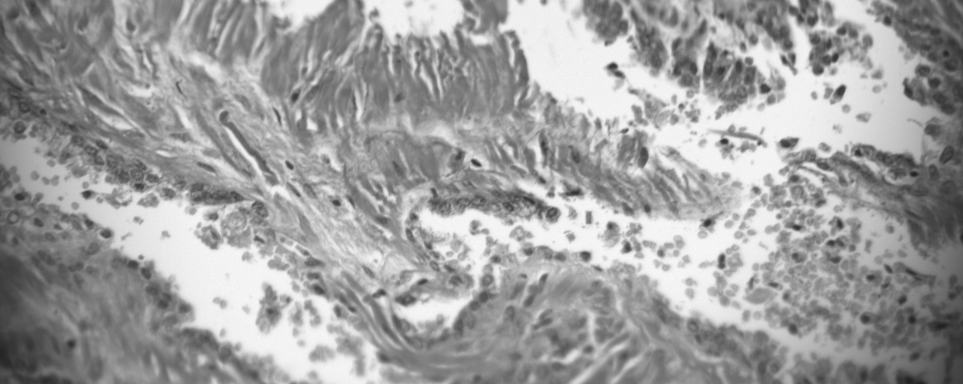
#> input picture image_datasets/originals/Image1.png, 1926 x 768 px (shown at 1/2 size)
$ python 1_Preprocessing_Dataset.py
#> lines starting #> are read from the running program, lines starting #| are printed output that depends on the picture
### utils/preprocessing.py
"""
    Created by: Matthew Eadie
    Date: 10/01/22

    Work based off RAMS multiframe super resolution
"""

#import cv2
from cv2 import imread, imwrite, imshow, circle, resize
import cv2
import numpy as np
import os
from glob import glob
from tqdm import tqdm
from scipy import ndimage
from scipy.ndimage import shift, rotate, label
from skimage.transform import rescale
from skimage.feature import masked_register_translation
from scipy.interpolate import griddata
from skimage.measure import regionprops
from math import floor
from numpy.core.function_base import linspace


def load_original(image_path):
    """
    Function to read in original clipped images to allow for dividing into 256x256 size samples

    Parameters
    ----------
    base_path:
        path to image dataset folder
    dataset_number:
        name of original image
    """
#> called with image_path = './image_datasets/originals/Image1.png'
    image = imread(image_path)
#> image is the input picture: shape (768, 1926, 3); min 30, max 255, mean 158.7
    return image


#Resize using openCV library
#Interpolation used to resize
# [4 lines left out: function resize_image, not called in this run]


def div_original(base_path, dataset_count, original_image, train_set):
    #Get width and height of image
#> called with base_path = './image_datasets', dataset_count = 0, train_set = True
    width = original_image.shape[1]
#> width = 1926
    height = original_image.shape[0]
#> height = 768

    #Calculate hoow many slices they can be divided into
    width_slices = floor(width / 256)
#> width_slices = 7
    height_slices = floor(height / 256)
#> height_slices = 3
    amount_slices = width_slices * height_slices
#> amount_slices = 21

    count = 0 #Used to name slices

    #Loop over X and Y axis to crop 256x256 slices
    for x in range(width_slices):
        for y in range(height_slices):
            #Square coordinates to crop
            xStart = x * 256
            xStop = xStart + 256
            yStart = y * 256
            yStop = yStart + 256

            slice = original_image[yStart:yStop,xStart:xStop] #croped slice
            dataset_count = save_slice(base_path, dataset_count, slice, train_set) #Save slice into folder
            count += 1 #Incement count for next slice
#> this loop made 7 passes
#> pass 1, in save_slice, `imwrite(save_path + "/HR.png", image_slice)`:
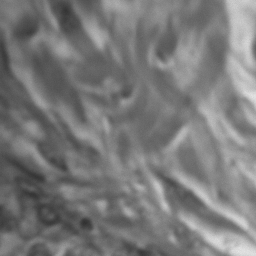
#> saved as HR.png: shape (256, 256, 3); min 49, max 229, mean 120.9
#> pass 1, in save_slice (call 2), `imwrite(save_path + "/HR.png", image_slice)`:
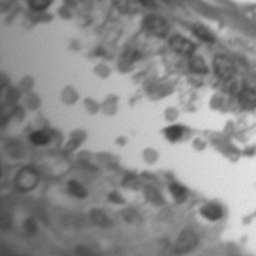
#> saved as HR.png: shape (256, 256, 3); min 47, max 231, mean 140.1
#> pass 1, in save_slice (call 3), `imwrite(save_path + "/HR.png", image_slice)`:
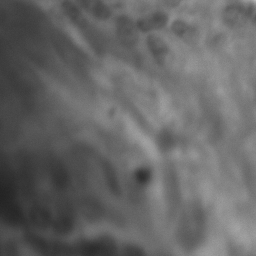
#> saved as HR.png: shape (256, 256, 3); min 35, max 178, mean 102.1
#> pass 2, in save_slice (call 4), `imwrite(save_path + "/HR.png", image_slice)`:
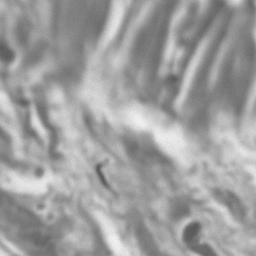
#> saved as HR.png: shape (256, 256, 3); min 87, max 245, mean 158.5
#> after the loop, count = 21

    return dataset_count


def save_slice(base_path, dataset_count, image_slice, train_set):

    #Different naming conventions for training and testingg datasets
    if(train_set):
        save_path = base_path + "/imagedata_training" + str(dataset_count)
    else:
        save_path = base_path + "/imagedata_testing" + str(dataset_count)

    #If the directory doesn't exist make it
    if not os.path.isdir(save_path):
        os.mkdir(save_path)

    imwrite(save_path + "/HR.png", image_slice) #Write image into folder as HR
    dataset_count+=1 #increment dataset counter so HR images are overwritten

    return dataset_count


# [32 lines left out: function AverageCores, not called in this run]


def dataset_stack_4D(dataset, segments):
    #Create empty arrays for X and Y
    X = np.empty((len(dataset),256,256,segments)) #X channels = number of rotations
    Y = np.empty((len(dataset),256,256,3)) #Y channels = 3

    for image_number,folder_path in tqdm(enumerate(dataset)):
        #Get path to LR (rotated fibre) images
        #Get path to HR image
        LRs = sorted(glob(folder_path+"/LR*.png"))
        HR = sorted(glob(folder_path+"/HR.png"))

        L = len(LRs) #Number of LR images
        #Empty LR and HR stack for each dataset
        LR_stack = np.empty((256,256,L))

        #Loop over each LR image appending them into stack
        for i,img in enumerate(LRs):
            LR_stack[:,:,i] = imread(img,0)/256 #256,256,Segments

        #Read HR image into HR stack (only need it once)
        HR_stack = imread(HR[0])/256 #256,256,3

        #Add dataset LR and HR stack into arrays containing all datasets
        X[image_number,:,:,:] = LR_stack
        Y[image_number,:,:,:] = HR_stack

    return X, Y


# [27 lines left out: functions dataset_stack_1D, save_stack, not called in this run]

### 1_Preprocessing_Dataset.py
"""
    Created by: Matthew Eadie
    Date: 10/01/22

    Work based off RAMS multiframe super resolution
"""

import cv2
import utils.preprocessing as utils
import os
import matplotlib.pyplot as plt
from glob import glob
from tqdm import tqdm
from PIL import Image
from math import floor
from numpy import zeros
from numpy.core.function_base import linspace
import math


#----------
# Settings

dataset_amount = 15 #Number of datasets
dataset_dir = "./image_datasets" #Location of image datasets
dataset_output_dir = "image_stacks"
threshold_scale = 1 #Change the scale of mask
mask_name = "thresh256_x" + str(threshold_scale)
originals_dir = dataset_dir + "/originals/"

img_resolution = 0.316
bundle_resolution = 0.32 #um/pixel

rot_left = -10
rot_right = 10
rot_segments = 11

create_thresh300 = False
create_rotations = False
Slice_Originals = True
Create_Overlays = True
Create_4DStack = True
Create_1DStack = False
#----------


# The lightfield image is threshold to isolate cores
# A 300x300 image is used to stop errors when rotating a 256x256 image
if(create_thresh300):
    light_filed = cv.imread("./image_datasets/originals/lightfield.tif",0)

    #Binarise image
    ret,thresh = cv.threshold(light_filed,51,255,cv2.THRESH_BINARY)

    #Cut out larger 300x300 image for rotation
    thresh300 = np.zeros((300,300))

    height, width  = image.shape
    center = [math.floor(height/2), math.floor(width/2)]

    top = center[0] - 150
    bottom = center[0] + 150
    left = center[1] - 150
    right = center[1] + 150

    thresh300 = thresh[left:right,top:bottom]
    cv.imwrite("./image_datasets/masks/thresh300.png", thresh300)


# To recreate rotating the fibre bundles rotated thresholds are made prior to overlap
# once the 300x300 image is rotated a 256x256 image is cropped out the middle and saved with rotation angle
if(create_rotations):
    thresh300 = Image.open(dataset_dir + "/masks/" + "thresh300.png") #Need to load image with PIL
    Mask256 = zeros((256,256))  #Empty array to store rotated mask

    for rot in linspace(rot_left, rot_right, rot_segments): #-10,10,11
        bundle_rot = thresh300.rotate(rot) #rotate large fibre bundle (300x300)

        #use the width and height to find centre
        height, width  = bundle_rot.size
        center = [math.floor(height/2), math.floor(width/2)]

        #Coordinates for 256x256 crop
        top = center[0] - 128
        bottom = center[0] + 128
        left = center[1] - 128
        right = center[1] + 128

        #Crop the image using above coordinates
        Mask256 = bundle_rot.crop((left,top,right,bottom))

        #Save rotated 256x256 mask with angle in name
        Mask256.save(dataset_dir + "/masks/" + f'Mask256_{math.floor(rot)}.png', "PNG")


#Images are cut into 256x256 to match fibre bundle mask size
#This increases number of training images
#Smaller images train faster
if(Slice_Originals):
    #Split original images into training and testing datasets
    Train_images = sorted(glob(originals_dir + "Image*"))
    Test_images = sorted(glob(originals_dir + "TestImage*"))


    print("Creating training slices from originals")
    dataset_count = 0
    for image_path in tqdm(Train_images): #Loop over all training original images
        dataset_image = utils.load_original(image_path) #Load original image

        #divide originals into 256x256 greyscale slices
        #save slices on original image into new folder per slice
        dataset_count = utils.div_original(dataset_dir, dataset_count, dataset_image, train_set = True)
#> dataset_count = 21
#> pass 2 of the loop `for image_path in tqdm(Train_images):`:
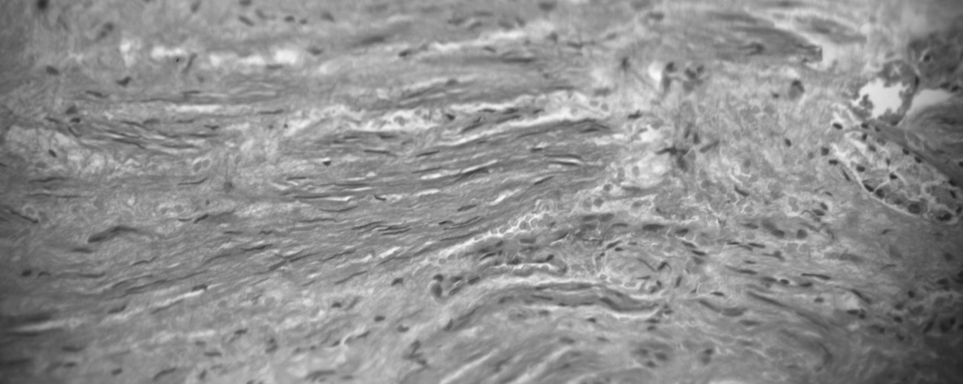
#> input picture image_datasets/originals/Image12ms.png, 1926 x 768 px (shown at 1/2 size)
#> in load_original, image is the input picture: shape (768, 1926, 3); min 23, max 252, mean 143
#> the loop in div_original (call 2), `for x in range(width_slices):` made 7 passes
#> pass 1, in save_slice (call 24), `imwrite(save_path + "/HR.png", image_slice)`:
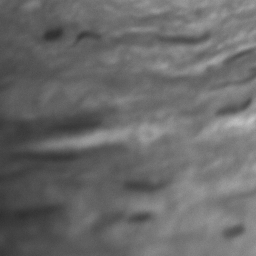
#> saved as HR.png: shape (256, 256, 3); min 47, max 195, mean 106
#> `dataset_count = utils.div_original(dataset_dir, dataset_count, dataset..`: dataset_count = 42
#> pass 3 of the loop `for image_path in tqdm(Train_images):`:
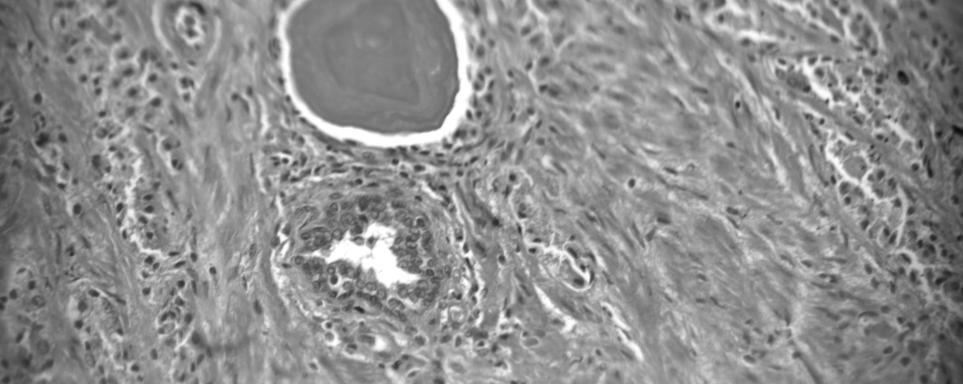
#> input picture image_datasets/originals/Image16ms.png, 1926 x 768 px (shown at 1/2 size)
#> in load_original, image is the input picture: shape (768, 1926, 3); min 11, max 255, mean 142.3
#> the loop in div_original (call 3), `for x in range(width_slices):` made 7 passes
#> pass 1, in save_slice (call 45), `imwrite(save_path + "/HR.png", image_slice)`:
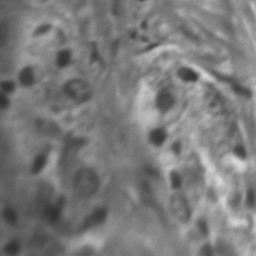
#> saved as HR.png: shape (256, 256, 3); min 46, max 222, mean 122.3
#> `dataset_count = utils.div_original(dataset_dir, dataset_count, dataset..`: dataset_count = 63


    print("Creating testing slices from test originals")
    dataset_count = 0
    for image_path in tqdm(Test_images):
        dataset_image = utils.load_original(image_path) #Load original images

        #divide originals into 256x256 greyscale slices
        #save slices on original image into new folder per slice
        dataset_count = utils.div_original(dataset_dir, dataset_count, dataset_image, train_set = False)


#Overlap fibre bundle masks with sliced HR images
if(Create_Overlays):
    print("Creating slice overlays")

    datasets = sorted(glob(dataset_dir +"/imagedata*")) #Get all datasets (including ones for testing)
    masks = sorted(glob(dataset_dir +"/masks/Mask256*")) #Get all rotated 256x256 masks

    for folder_path in tqdm(datasets):
        #Read in HR image of each dataset
        #Image needs to be adjusted to 8bit
        img_HR = cv2.imread(folder_path + "/HR.png",0)/256
#> img_HR: shape (256, 256) float64; min 0.191, max 0.895, mean 0.472

        for c,mask_path in enumerate(masks): #Loop over each mask
            mask = cv2.imread(mask_path,0) #Read in rotated mask

            masked = img_HR * mask #Multiply image with binary mask

            bundle_ave = utils.AverageCores(masked) #Average cores so each one only contains one value

            cv2.imwrite(folder_path + f'/LR{c}.png', bundle_ave) #Save overlapped image into dataset folder
#> pass 2 of the loop `for folder_path in tqdm(datasets):`:
#> `img_HR = cv2.imread(folder_path + "/HR.png",0)/256`:
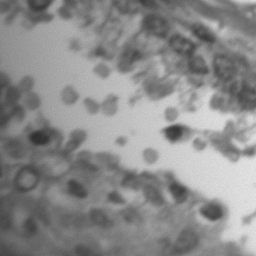
#> img_HR: shape (256, 256) float64; min 0.184, max 0.902, mean 0.547
#> pass 3 of the loop `for folder_path in tqdm(datasets):`:
#> `img_HR = cv2.imread(folder_path + "/HR.png",0)/256`:
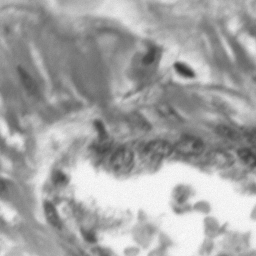
#> img_HR: shape (256, 256) float64; min 0.203, max 0.988, mean 0.646
#> the loop made 63 passes; the first 3 are shown


if (Create_4DStack):
    #Empty arrays to store different datasets
    #X - Low resolution fibre bundle images
    #Y - HR slices used as ground truth for comparison
    X_train = []; Y_train = [] #Datasets used fortraining model
#> after `X_train = []`: X_train = []
    X_val = []; Y_val = [] #Datasets used for validation of training
    X_test = []; Y_test = [] #Datasets used for testing trained model

    #Path to training and testing datasets
    training_datasets = sorted(glob(dataset_dir +"/imagedata_training*"))
    testing_datasets = sorted(glob(dataset_dir +"/imagedata_testing*"))

    #Order for testing dataset important for stitching
    testing_datasets.sort(key=lambda f: int(''.join(filter(str.isdigit, f))))

    #Create 4D stacks of training images
    print("Creating training 4D stacks")
    X_train_stack, Y_train_stack = utils.dataset_stack_4D(training_datasets, rot_segments)
#> (the run stopped early here; a loop or call above may not have finished)
